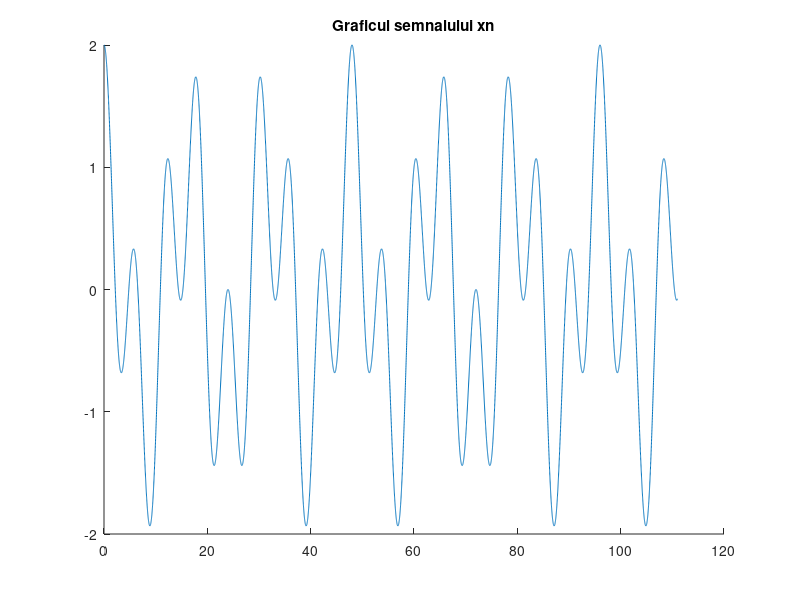
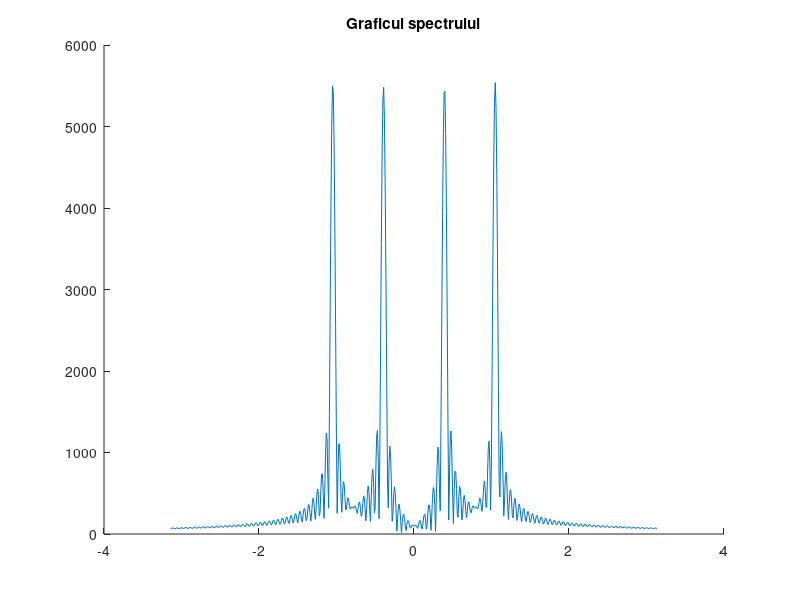
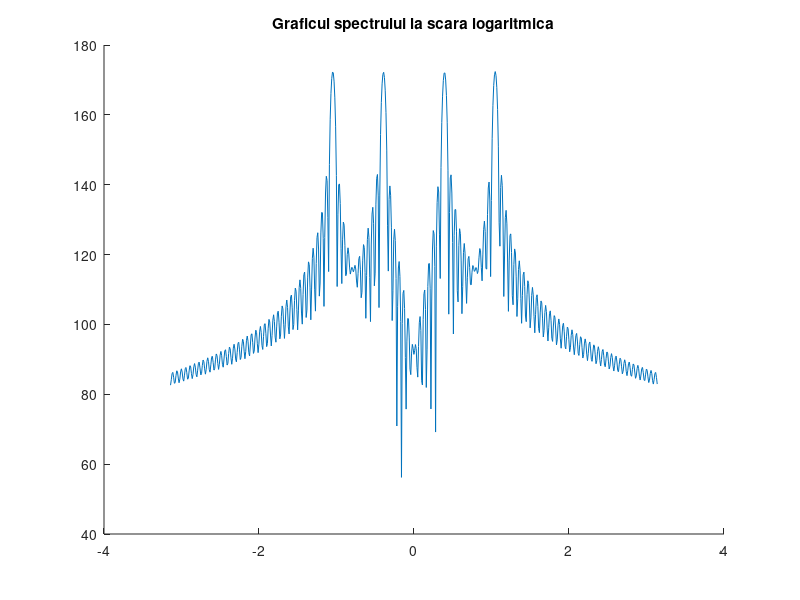
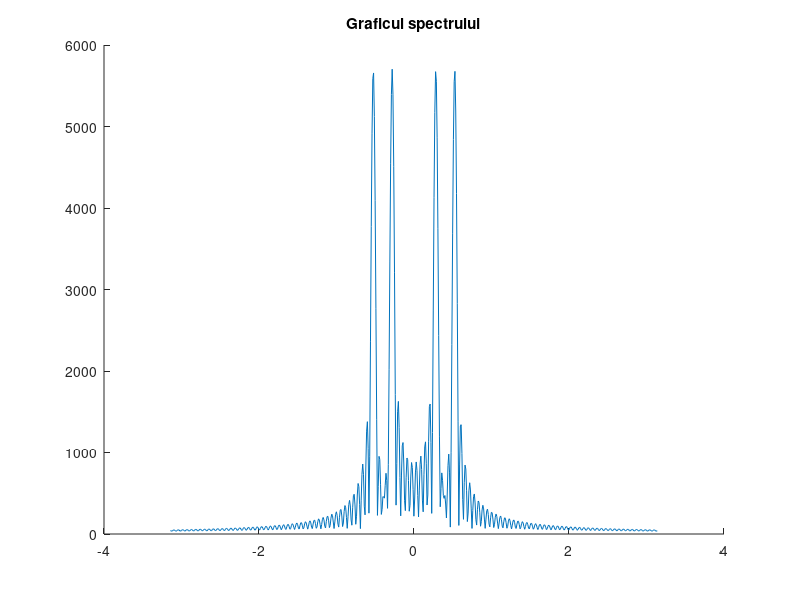

Reproduce these figures in MATLAB, in order.
%%
%Subpunctul a)

omega = -pi : 0.01 : pi;        %grila de frecvente cu pas 0.01
omega1 = pi/8;
omega2 = pi/3;
N = 112;
n = 0 : 0.01 : N-1;

xn_a = cos(omega1*n)+cos(omega2*n);
T1_a = 2*pi/omega1;              %Perioada primei sinusoide
T2_a = 2*pi/omega2;              %Perioada celei de-a doua sinusoide
T_a = lcm(T1_a, T2_a);           %Functia calculeaza cel mai mic multiplu comun intre cele 2 T-uri, obtinandu-se perioada sumelor de sinusoide;

figure; hold on;
plot(n, xn_a)
title("Graficul semnalului xn")
hold off;

%%
%Subpunctul b)

X_b = xn_a * exp(-j*n'*omega);   %Calcului transformatei Fourier

figure; hold on;
plot(omega, abs(X_b))          %Graficul spectrului
title("Graficul spectrului")
hold off;

figure ; hold on;
plot(omega, 20*log(abs(X_b)))  %Graficul spectrului in reprezentare logaritmica
title("Graficul spectrului la scara logaritmica")
hold off;

%Concluzii:
%Da, graficul obtinut este unul asteptat (mai ales in urma calculului punctelor anterioare) cu mai multe varfuri.

%%
%Subpunctul c)

omega1_c = pi/6;
omega2_c = pi/11;
xn_c = sin(omega1_c * n) + sin(omega2_c * n);

T1_c = 2*pi/omega1_c; %perioada primei sinusoide
T2_c = 2*pi/omega2_c; %perioada celei de a doua
T_c = lcm(T1_c, T2_c); %perioada semnalului reprezentat ca suma de sinusoide

X_c = xn_c * exp(-j*n'*omega);   %Calcului transformatei Fourier

figure; hold on;
plot(omega, abs(X_c))          %Graficul spectrului
title("Graficul spectrului")
hold off;

figure ; hold on;
plot(omega, 20*log(abs(X_c)))  %Graficul spectrului in reprezentare logaritmica
title("Graficul spectrului la scara logaritmica")
hold off;

%%
%Subpunctul d)

%Aleg omega1 si omega2 astfel incat omega1 - omega2 = 0.01
omega1_d = 2*pi/3;
omega2_d = omega1_d - 0.01;

xn_d = sin(omega1_d * n) + sin(omega2_d * n);

T1_d = 2*pi/omega1_d;           %perioada primei sinusoide
T2_d = 2*pi/omega2_d;           %perioada celei de a doua
T2_d_round = round(T2_d);       %Folosesc functia round pentru a rotunji elementul.
T_d = lcm(T1_d, T2_d_round);    %perioada semnalului reprezentat ca suma de sinusoide

X_d = xn_d * exp(-j*n'*omega);   %Calcului transformatei Fourier

figure; hold on;
plot(n, xn_d)                    %Graficul semnalului
title("Graficul semnalului xn_d")
hold off;

figure; hold on;
plot(omega, abs(X_d))            %Graficul spectrului
title("Graficul spectrului")
hold off;

figure ; hold on;
plot(omega, 20*log(abs(X_d)))  %Graficul spectrului in reprezentare logaritmica
title("Graficul spectrului la scara logaritmica")
hold off;

%Se observa din graficul semnalului xn_d cum scade amplitudinea